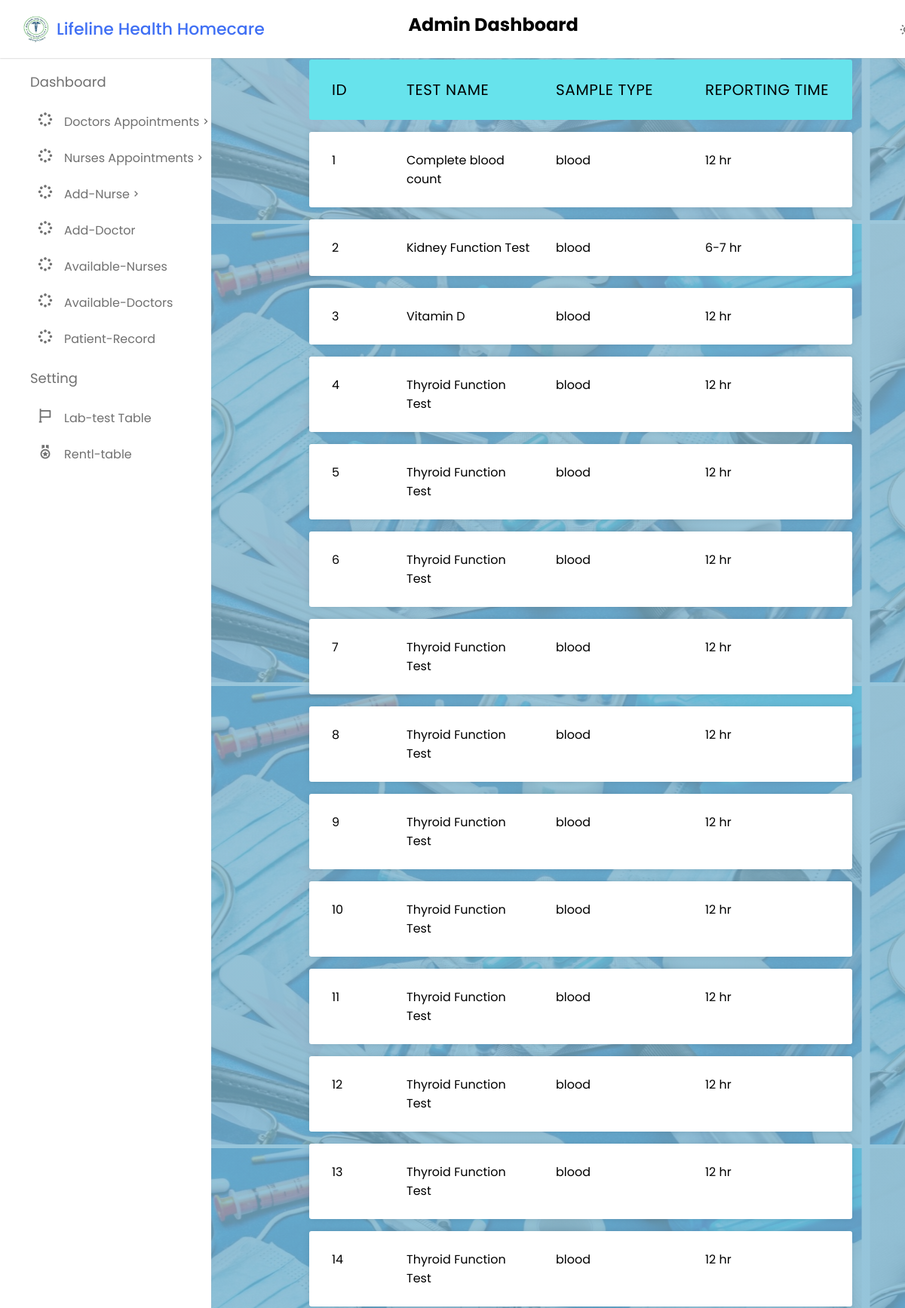
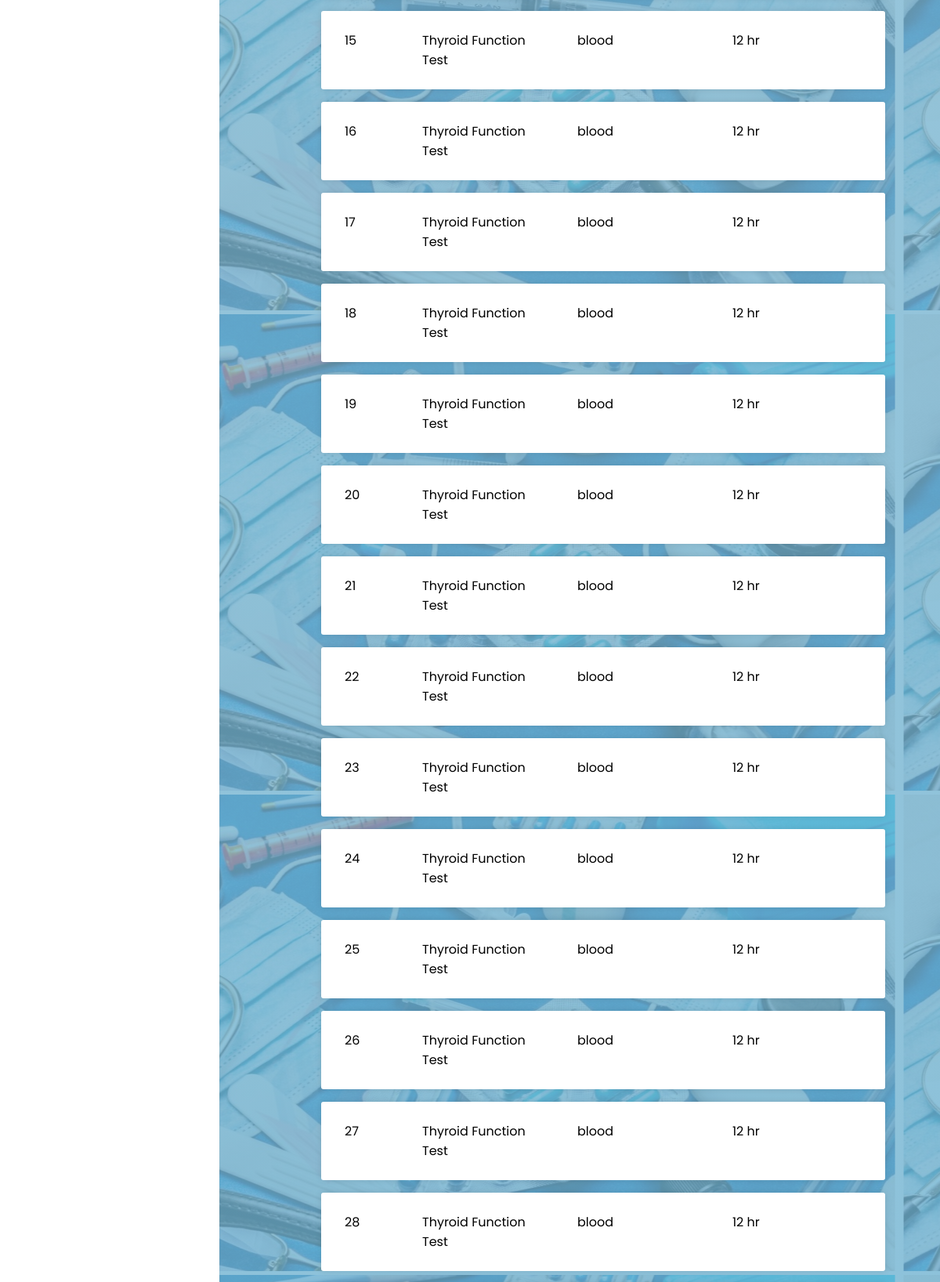
The page /admin/testtable.php (upper part) on the database its author committed (2 pictures, top to bottom).
### tables this page shows
CREATE TABLE `lab_test` (
  `id` int(11) NOT NULL,
  `name` varchar(50) NOT NULL,
  `sample` varchar(50) NOT NULL,
  `time` varchar(50) NOT NULL
);

### admin/testtable.php (the view, shortened to what this page needs)
<?php
include ('registration.php');
?><!DOCTYPE html>
<html lang="en">
<head>
 <link rel="stylesheet" href="css/testable.css">
</head>
<body>
<?php
  include 'siddebar.php';
  ?>
<div class="container">
  <h2>LAB TEST AND SAMPLE COLLECTION REQUEST</h2>
  <ul class="responsive-table">
    <li class="table-header">
      <div class="col col-1">Id</div>
      <div class="col col-3">Test Name</div>
      <div class="col col-3">Sample type </div>
      <div class="col col-4">Reporting time</div>
    </li>
 <?php
$sql=mysqli_query($conn,"select * from lab_test");
$cnt=1;
while($row=mysqli_fetch_array($sql))
{
?>
    <li class="table-row">
      <div class="col col-1" data-label="Job Id"><?php echo $cnt;?></div>
      <div class="col col-3" data-label="Customer Name"><?php echo $row['name'];?></div>
      <div class="col col-3" data-label="Amount"><?php echo $row['sample'];?></div>
      <div class="col col-4" data-label="Payment Status"><?php echo $row['time'];?></div>
    </li>
    <?php
$cnt=$cnt+1;
											 }?>
  </ul>
</div>
</body>
</html>

### admin/css/testable.css (style rules this page uses)
body { font-family: 'lato', sans-serif; background: linear-gradient(rgba(134, 185, 209, 0.8), rgba(103, 176, 209, 0.8)), url("../dashboardbg.png") center center; }
.container { max-width: 1100px; margin-left: 400px; margin-right: 60px; padding-left: 10px; padding-right: 10px; }
h2 { font-size: 26px; margin: 20px 0; text-align: center; }

### admin/css/side.css (style rules this page uses)
* { margin: 0; padding: 0; box-sizing: border-box; font-family: "Poppins", sans-serif; }
:root { --white-color: #fff; --blue-color: #4070f4; --grey-color: #707070; --grey-color-light: #aaa; }
body { background-color: #e7f2fd; transition: all 0.5s ease; }

### rows shown on the page
lab_test: name "Complete blood count", sample "blood", time "12 hr"
lab_test: name "Kidney Function Test", sample "blood", time "6-7 hr"
lab_test: name "Vitamin D", sample "blood", time "12 hr"
lab_test: name "Thyroid Function Test", sample "blood", time "12 hr"
lab_test: name "Thyroid Function Test", sample "blood", time "12 hr"
lab_test: name "Thyroid Function Test", sample "blood", time "12 hr"
lab_test: name "Thyroid Function Test", sample "blood", time "12 hr"
lab_test: name "Thyroid Function Test", sample "blood", time "12 hr"
lab_test: name "Thyroid Function Test", sample "blood", time "12 hr"
lab_test: name "Thyroid Function Test", sample "blood", time "12 hr"
lab_test: name "Thyroid Function Test", sample "blood", time "12 hr"
lab_test: name "Thyroid Function Test", sample "blood", time "12 hr"
lab_test: name "Thyroid Function Test", sample "blood", time "12 hr"
lab_test: name "Thyroid Function Test", sample "blood", time "12 hr"
lab_test: name "Thyroid Function Test", sample "blood", time "12 hr"
lab_test: name "Thyroid Function Test", sample "blood", time "12 hr"
lab_test: name "Thyroid Function Test", sample "blood", time "12 hr"
lab_test: name "Thyroid Function Test", sample "blood", time "12 hr"
lab_test: name "Thyroid Function Test", sample "blood", time "12 hr"
lab_test: name "Thyroid Function Test", sample "blood", time "12 hr"
lab_test: name "Thyroid Function Test", sample "blood", time "12 hr"
lab_test: name "Thyroid Function Test", sample "blood", time "12 hr"
lab_test: name "Thyroid Function Test", sample "blood", time "12 hr"
lab_test: name "Thyroid Function Test", sample "blood", time "12 hr"
lab_test: name "Thyroid Function Test", sample "blood", time "12 hr"
lab_test: name "Thyroid Function Test", sample "blood", time "12 hr"
lab_test: name "Thyroid Function Test", sample "blood", time "12 hr"
lab_test: name "Thyroid Function Test", sample "blood", time "12 hr"
